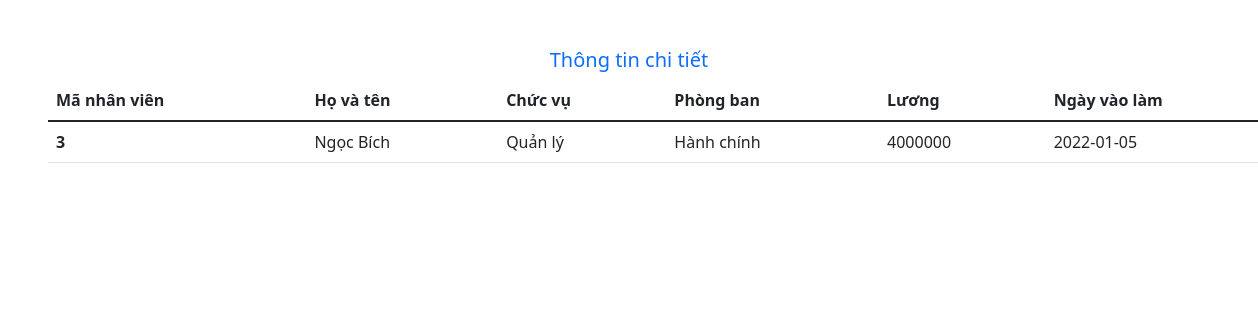
Page /index.php?controller=employee&action=detail&id=3 on the committed database.
### tables this page shows
CREATE TABLE `nhanvien` (
  `maNV` int(10) UNSIGNED NOT NULL,
  `hovaten` varchar(50) NOT NULL,
  `chucvu` varchar(50) NOT NULL,
  `phongban` varchar(100) NOT NULL,
  `luong` int(10) NOT NULL,
  `ngayvaolam` date NOT NULL
);

### src/controller/EmployeeController.php (called while the page is built, shortened)
<?php
    require_once 'model/EmployeeModel.php';
    class EmployeeController{
        function detail(){
            $employeeMa = $_GET['id'];
            $employeeModel = new EmployeeModel();
            $employees = $employeeModel->getEmployee($employeeMa);
            require_once 'view/employee/detail.php';
        }
    }
?>

### src/index.php (called while the page is built, shortened)
<?php
    $action = isset($_GET['action']) ? $_GET['action'] : 'index';
    $object = new $classController();
    $object->$action();
?>

### src/model/EmployeeModel.php (called while the page is built, shortened)
<?php
    class EmployeeModel{
        public function getEmployee($employeeMa) {
            $connection = $this->connectDb();
            $querySelect = "SELECT * FROM nhanvien WHERE maNV=$employeeMa";
            $result = mysqli_query($connection, $querySelect);
            $arr_employee = [];
            if(mysqli_num_rows($result) > 0) {
                $arr_employees = mysqli_fetch_all($result, MYSQLI_ASSOC);
                $arr_employee = $arr_employees[0];
            }
            return $arr_employee;
        }
        public function connectDb() {
            $connection = mysqli_connect(DB_HOST, DB_USERNAME, DB_PASSWORD, DB_NAME);
            return $connection;
        }
    }
?>

### src/view/employee/detail.php (the view, shortened to what this page needs)
<!DOCTYPE html>
<html lang="en">
<head>
    <link rel="stylesheet" href="https://cdn.jsdelivr.net/npm/bootstrap-icons@1.7.2/font/bootstrap-icons.css">
    <link href="https://cdn.jsdelivr.net/npm/bootstrap@5.1.3/dist/css/bootstrap.min.css" rel="stylesheet"
>
</head>
<body>
    <main>
    <h5 class="text-center text-primary mt-5" >Thông tin chi tiết</h5>
    <table class="table ms-5">
        <thead>
                    <tr>
                    <th scope="col">Mã nhân viên</th>
                    <th scope="col">Họ và tên</th>
                    <th scope="col">Chức vụ</th>
                    <th scope="col">Phòng ban</th>
                    <th scope="col">Lương</th>
                    <th scope="col">Ngày vào làm</th>
                    </tr>
                </thead>
                <tbody>
                <tr>
                <th scope="row"><?php echo $employees['maNV']; ?></th>
                    <td><?php echo $employees['hovaten']; ?></td>
                    <td><?php echo $employees['chucvu']; ?></td>
                    <td><?php echo $employees['phongban']; ?></td>
                    <td><?php echo $employees['luong']; ?></td>
                    <td><?php echo $employees['ngayvaolam']; ?></td>
                </tr>
                </tbody>
     </table>
    </main>
</body>
</html>

### rows in the picture
nhanvien: maNV "3", hovaten "Ngọc Bích", chucvu "Quản lý", phongban "Hành chính", luong "4000000", ngayvaolam "2022-01-05"
